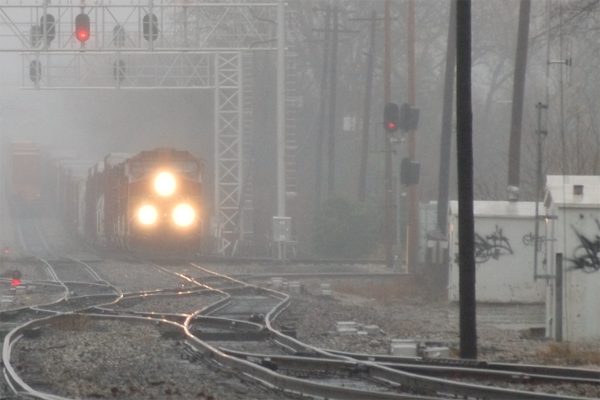
#> input picture imgs/09.bmp, 600 x 400 px
$ python dehaze_dark_channel.py
#> lines starting #> are read from the running program, lines starting #| are printed output that depends on the picture
#> in main, src_img is the input picture: shape (400, 600, 3); mean B, G, R 128.9, 131.4, 134.1
#! /usr/bin/env python
# -*- coding:utf-8 -*-

'''
He K, Sun J, Tang X.
Single image haze removal using dark channel prior[J].
IEEE transactions on pattern analysis and machine intelligence, 2010, 33(12): 2341-2353.
'''

import numpy as np
import scipy.sparse as sparse
import scipy.sparse.linalg as splina
import cv2
# import pdb

class dehazer(object):
    def __init__(self, win=9, ap=0.001, omiga=0.95, max_t=0.05):
        self._ap = ap
        self._omiga = omiga
        self._max_t = max_t
        self._win_size = win
        self._kernel = cv2.getStructuringElement(cv2.MORPH_RECT, (win,win))

    def dehaze(self, img):
        img_float = img.astype(np.float32)/255.0

        dark_img = self.dark_channel(img_float)
        atmos = self.atmospheric_light(img_float, dark_img)
        trans = self.transmission(img_float, atmos)
        trans = self.guide_filter(img_float, trans)
        trans = np.maximum(trans, self._max_t)
        dehazed = np.zeros(img.shape, img_float.dtype)
        for ch in range(3):
            dehazed[:,:,ch] = (img_float[:,:,ch] - atmos[0,ch]) / trans + atmos[0,ch]
        dehazed = np.maximum(dehazed, 0)
        dehazed = np.minimum(dehazed, 1)
        dehazed *= 255

        cv2.imshow('dark', dark_img)
        cv2.imshow('tran', trans)
        return dehazed.astype(np.uint8)

    def dark_channel(self, img, use_win=True):
#> called with use_win = True
        dark_img = img.min(axis=2)
        if use_win:
            dark_img = cv2.erode(dark_img, self._kernel)
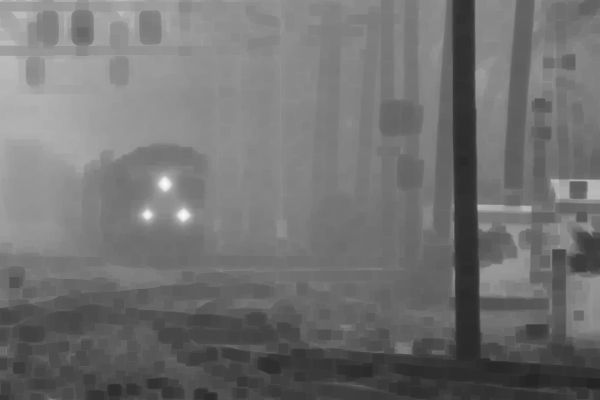
#> dark_img: shape (400, 600) float32; min 0.141, max 0.988, mean 0.445
        return dark_img

    def atmospheric_light(self, srcimg, darkimg):
        vec_sz = darkimg.shape[0]*darkimg.shape[1]
#> vec_sz = 240000
        dark_vec = darkimg.reshape(vec_sz,1)
        src_vec = srcimg.reshape(vec_sz, 3)

        num_ap = int(vec_sz*self._ap)
#> num_ap = 240
        indx = dark_vec[:,0].argsort()[vec_sz-num_ap:]
#> indx = 240 values, max 132184 at index 1, min 106364 at index 5, mean 120905.3

        atmos = np.zeros((1,3), dtype=np.float32)
        for i in range(num_ap):
            atmos += src_vec[indx[i]]
#> this loop made 240 passes
#> atmos on passes 1 to 3: [[0.992, 1, 1]], [[1.99, 2, 2]], [[2.98, 3, 3]]
#> after the loop, atmos = [[239.5, 240, 240]]
        atmos /= num_ap
#> atmos = [[0.998, 1, 1]]
        return atmos

    def transmission(self, srcimg, atmos):
        img_ = np.zeros(srcimg.shape, srcimg.dtype)
        for i in range(3):
            img_[:,:,i] = srcimg[:,:,i] / atmos[0,i]
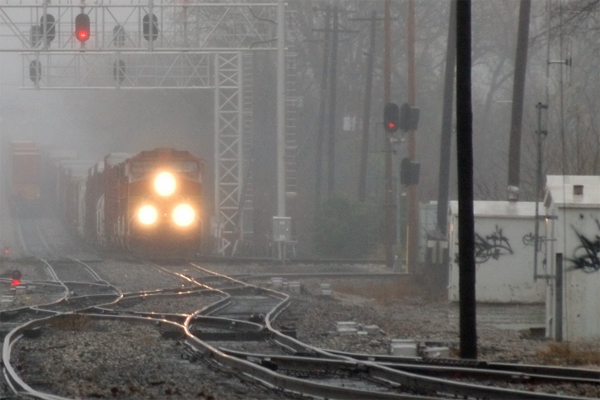
#> img_: shape (400, 600, 3) float32; mean B, G, R 0.507, 0.516, 0.526; drawn with min black and max white

        trans = 1 - self._omiga*self.dark_channel(img_, False)
        # trans = self.soft_matting(srcimg, trans)
        return trans

    # [52 lines left out: function soft_matting, not called in this run]

    def guide_filter(self, srcimg, trans, radius=11, eps=0.01):
#> called with radius = 11, eps = 0.01
        srcimg_gray = srcimg
        if len(srcimg.shape) == 3:
            srcimg_gray = cv2.cvtColor(srcimg, cv2.COLOR_BGR2GRAY)

        mean_gui = cv2.boxFilter(srcimg_gray, -1, (radius,radius), normalize=True)
        mean_fil = cv2.boxFilter(trans, -1, (radius,radius), normalize=True)
        mean_gf  = cv2.boxFilter(trans*srcimg_gray, -1, (radius,radius), normalize=True)

        cov_gf   = mean_gf - mean_gui*mean_fil
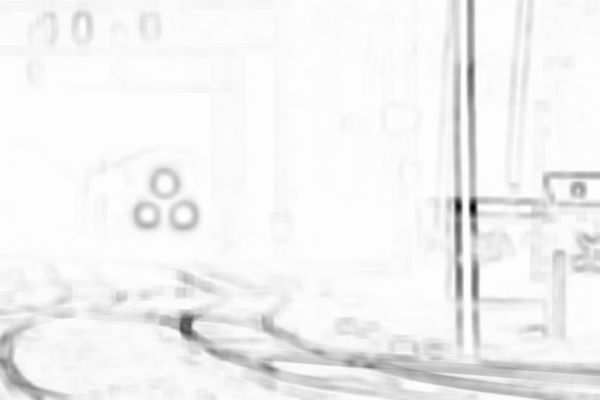
#> cov_gf: shape (400, 600) float32; min -0.0531, max 0.000285, mean -0.00232; drawn with min black and max white
        mean_gui_gui = cv2.boxFilter(srcimg_gray*srcimg_gray, -1, (radius,radius), normalize=True)
        var_gui = mean_gui_gui - mean_gui * mean_gui

        a = cov_gf / (var_gui + eps)
        b = mean_fil - a * mean_gui
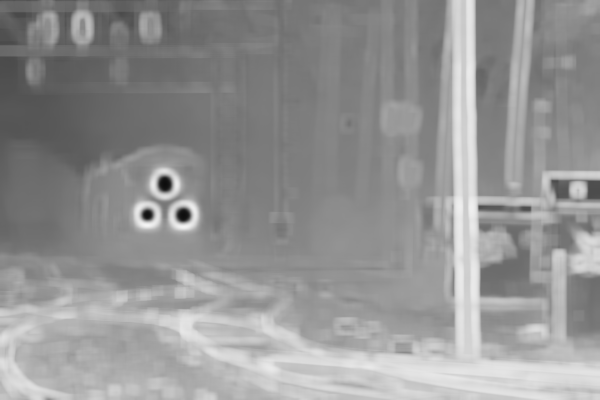
#> b: shape (400, 600) float32; min 0.0546, max 0.963, mean 0.583

        mean_a = cv2.boxFilter(a, -1, (radius,radius), normalize=True)
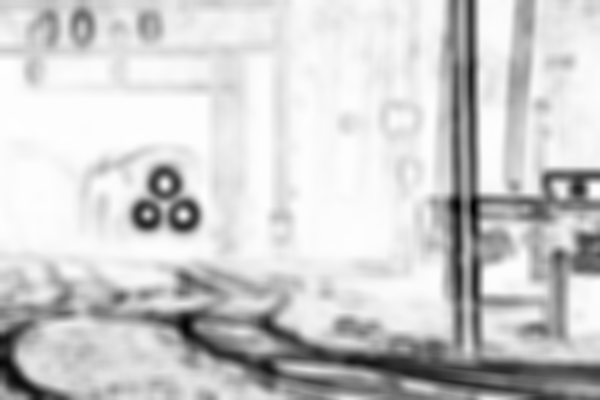
#> mean_a: shape (400, 600) float32; min -0.678, max 0.000821, mean -0.132; drawn with min black and max white
        mean_b = cv2.boxFilter(b, -1, (radius,radius), normalize=True)
        trans_ = mean_a * srcimg_gray + mean_b
        return trans_


def main():
    IMG_FILE = 'imgs/09.bmp'
    src_img = cv2.imread(IMG_FILE)

    recover = dehazer()
    recovered = recover.dehaze(src_img)
#> after the loop in dehaze, `for ch in range(3):`:
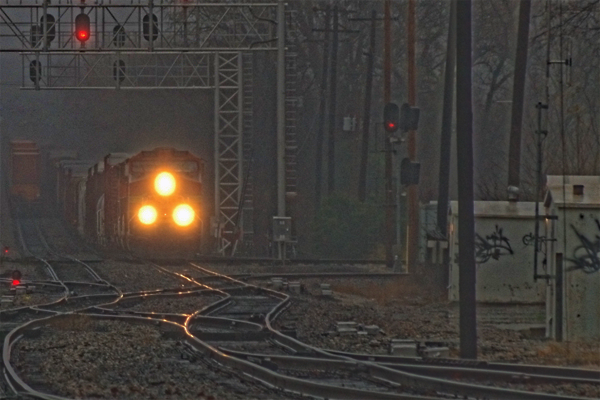
#> dehazed: shape (400, 600, 3) float32; mean B, G, R 0.0604, 0.0785, 0.0999; drawn with min black and max white
#> in dehaze, `dehazed = np.maximum(dehazed, 0)`:
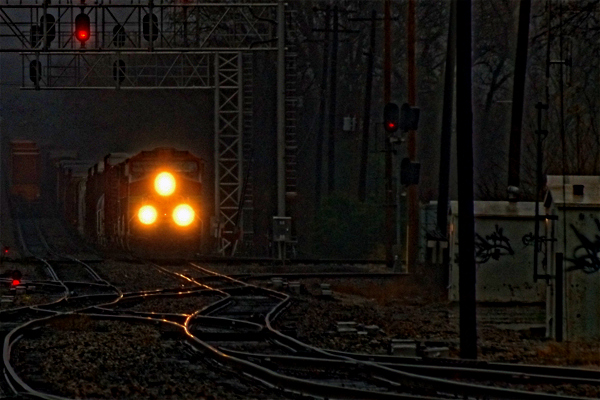
#> dehazed: shape (400, 600, 3) float32; mean B, G, R 0.0643, 0.0816, 0.102; drawn with min black and max white

    cv2.imshow('src', src_img)
    cv2.imshow('dehazed', recovered)
    cv2.waitKey(0)

if __name__ == '__main__':
    main()

$ run again, with imgs/05.bmp copied over imgs/09.bmp
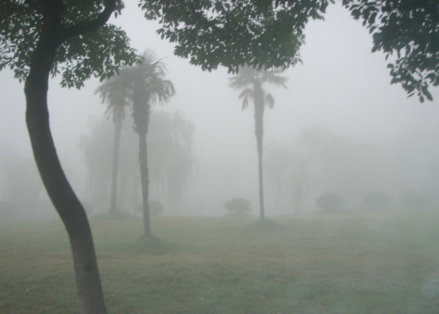
#> input picture imgs/05.bmp, 439 x 314 px
#> in main, src_img is the input picture: shape (314, 439, 3); mean B, G, R 141.5, 145.4, 140.1
#> indx = 137 values, max 16833 at index 29, min 10663 at index 16, mean 14089.6
#> the loop in atmospheric_light, `for i in range(num_ap):` made 137 passes
#> atmos on passes 1 to 8: [[0.882, 0.863, 0.859]], [[1.76, 1.73, 1.71]], [[2.64, 2.59, 2.56]], [[3.52, 3.45, 3.42]], [[4.4, 4.32, 4.27]], [[5.28, 5.19, 5.12]], [[6.16, 6.05, 5.97]], [[7.04, 6.92, 6.82]]
#> after the loop in atmospheric_light, `for i in range(num_ap):`: atmos = [[120.7, 118.2, 117.5]]
#> in atmospheric_light, `atmos /= num_ap`: atmos = [[0.881, 0.863, 0.857]]
#> after the loop in transmission, `for i in range(3):`:
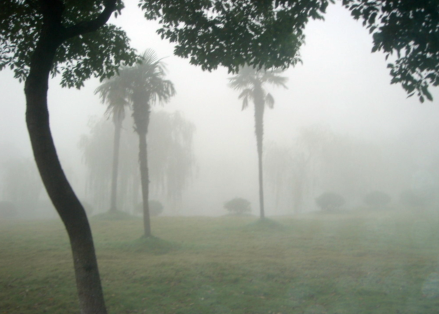
#> img_: shape (314, 439, 3) float32; mean B, G, R 0.63, 0.661, 0.641; drawn with min black and max white
#> in dehaze, `dehazed = np.maximum(dehazed, 0)`:
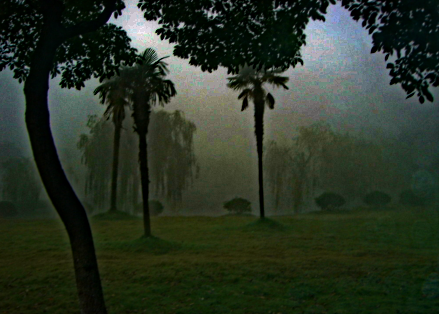
#> dehazed: shape (314, 439, 3) float32; mean B, G, R 0.152, 0.209, 0.169

$ run again, with imgs/06.bmp copied over imgs/09.bmp
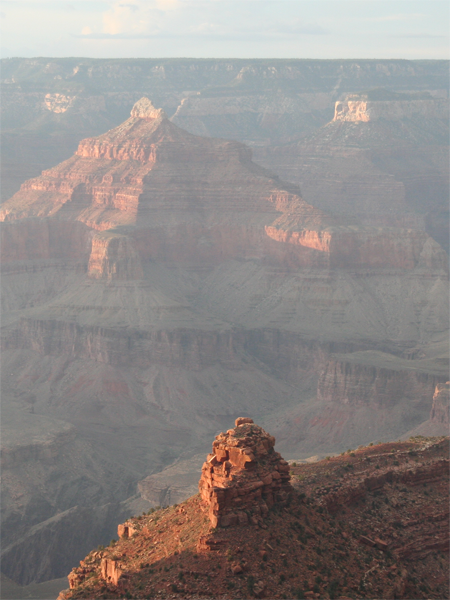
#> input picture imgs/06.bmp, 450 x 600 px
#> in main, src_img is the input picture: shape (600, 450, 3); mean B, G, R 133.7, 135.4, 141.2
#> in dark_channel, `dark_img = cv2.erode(dark_img, self._kernel)`:
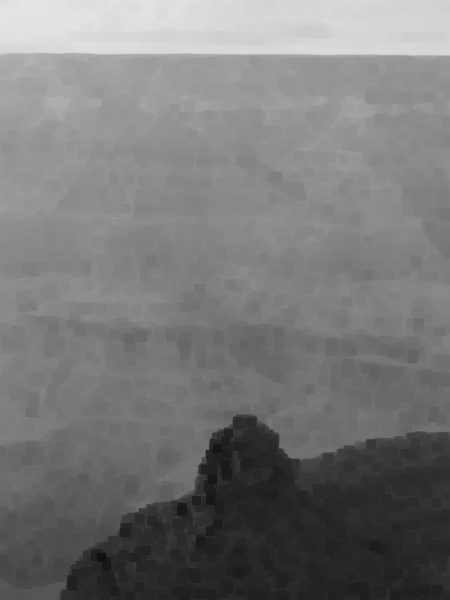
#> dark_img: shape (600, 450) float32; min 0.0667, max 0.898, mean 0.471
#> indx = 270 values, max 8588 at index 31, min 21 at index 246, mean 3244.9
#> the loop in atmospheric_light, `for i in range(num_ap):` made 270 passes
#> atmos on passes 1 to 3: [[0.894, 0.925, 0.933]], [[1.79, 1.85, 1.87]], [[2.69, 2.78, 2.81]]
#> after the loop in atmospheric_light, `for i in range(num_ap):`: atmos = [[244.5, 250.2, 247.3]]
#> in atmospheric_light, `atmos /= num_ap`: atmos = [[0.906, 0.927, 0.916]]
#> in dehaze, `dehazed = np.minimum(dehazed, 1)`:
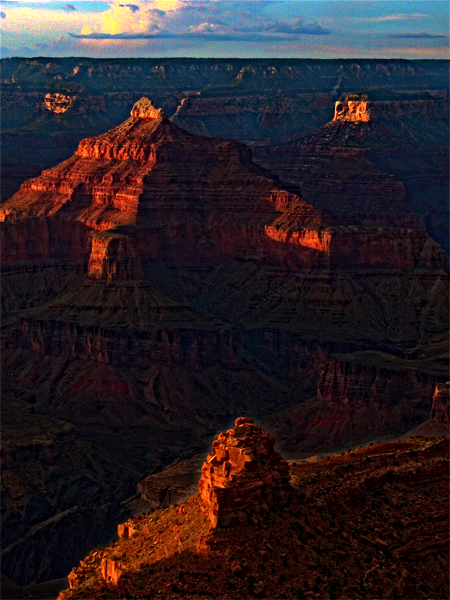
#> dehazed: shape (600, 450, 3) float32; mean B, G, R 0.154, 0.134, 0.174

$ run again, with imgs/07.bmp copied over imgs/09.bmp
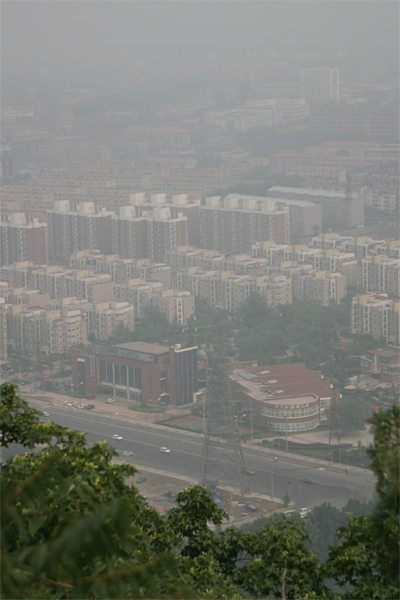
#> input picture imgs/07.bmp, 400 x 600 px
#> in main, src_img is the input picture: shape (600, 400, 3); mean B, G, R 117.8, 124.9, 123.1
#> indx = 240 values, max 79359 at index 101, min 174 at index 230, mean 3109
#> the loop in atmospheric_light, `for i in range(num_ap):` made 240 passes
#> atmos on passes 1 to 3: [[0.663, 0.655, 0.655]], [[1.32, 1.31, 1.31]], [[1.98, 1.96, 1.97]]
#> after the loop in atmospheric_light, `for i in range(num_ap):`: atmos = [[158.4, 157.6, 157.2]]
#> in atmospheric_light, `atmos /= num_ap`: atmos = [[0.66, 0.657, 0.655]]
#> in dehaze, `dehazed = np.minimum(dehazed, 1)`:
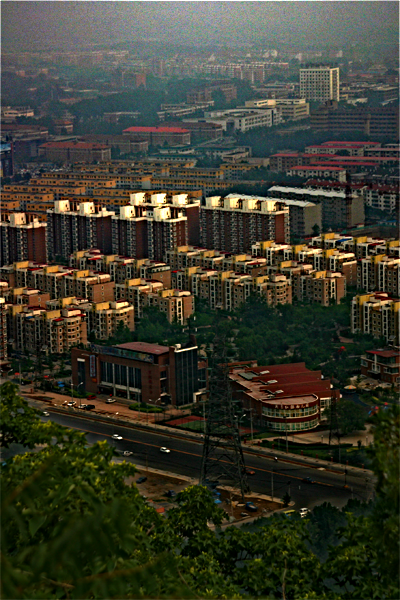
#> dehazed: shape (600, 400, 3) float32; mean B, G, R 0.177, 0.233, 0.231
